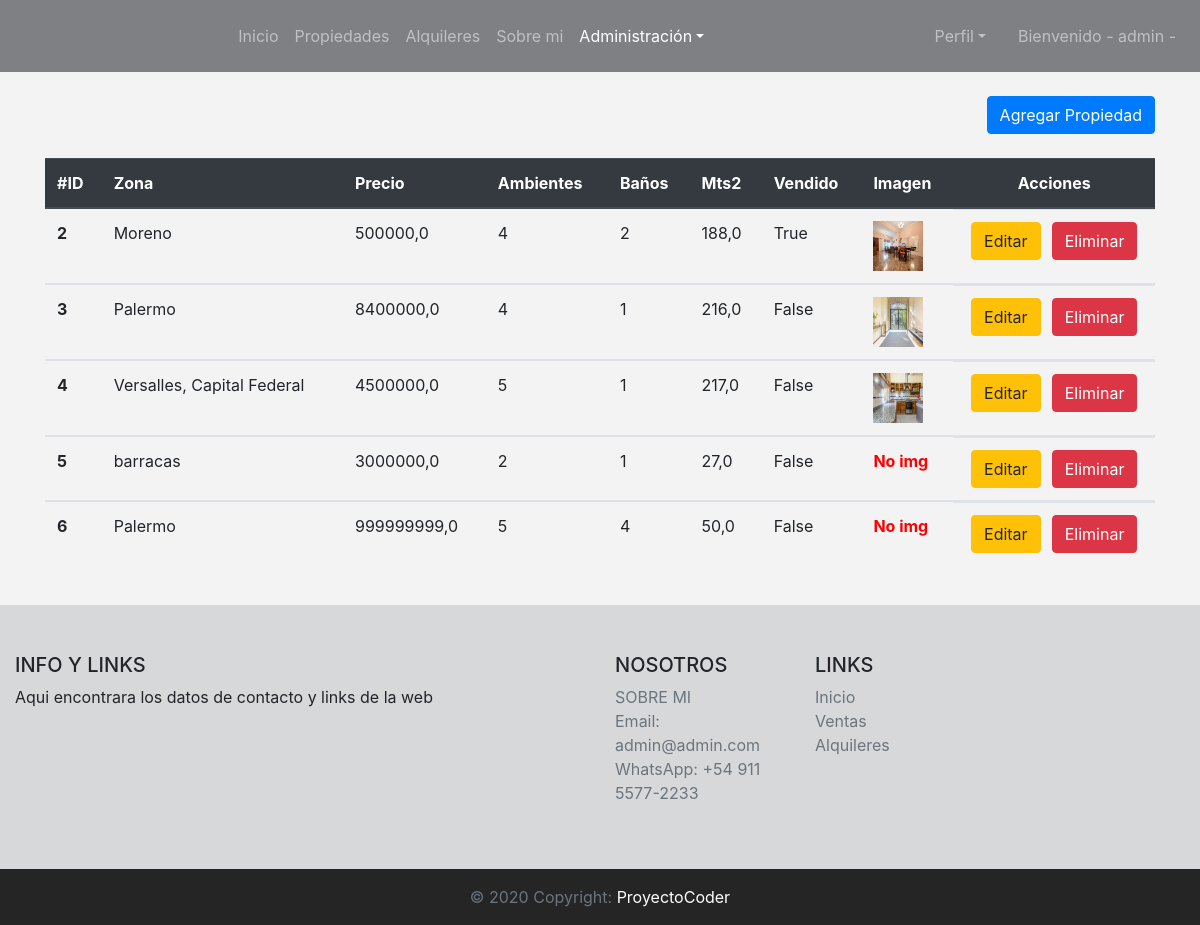
Page /sales/crud-sale/ (signed in) on the committed database.
### sales/models.py (models this page shows, shortened)
class Sale(models.Model):
    title = models.CharField(max_length=50, verbose_name='Titutlo')
    zone = models.CharField(max_length=35, verbose_name='Zona')
    description = models.CharField(max_length=300)
    price = models.FloatField(verbose_name='Precio')
    environments = models.IntegerField(verbose_name='Ambientes')
    toilets = models.IntegerField(verbose_name='Baños')
    area = models.FloatField()
    sold = models.BooleanField(verbose_name='Vendido')
    sale_image = models.ImageField(upload_to='sales_image', null=True, blank=True, verbose_name='Imagen')
    class Meta:
        verbose_name = 'Venta'
        verbose_name_plural = 'Ventas'

### sales/views.py (the view)
# urls.py: path('crud-sale/', crud_sales, name='crud_sale'),
@staff_member_required
def crud_sales(request):
    if 'search' in request.GET:
        search = request.GET['search']
        sales = Sale.objects.filter(title__icontains=search)
    else:
        sales = Sale.objects.all()
    context = {
        'sales': sales,
    }
    return render(request, 'sales/crud_sale.html', context=context)

### templates/sales/crud_sale.html (shortened to what this page needs)
{% extends 'base.html' %}
{% block crud %}
<li class="nav-item dropdown active">
{% endblock %}
{% block content %}
<br>
<div class="container">
    <div class="text-right">
        <a href="/sales/create-sale" class="btn btn-primary text-right">Agregar Propiedad</a>
    </div>
    <br>
    <table class="table">
        <thead class="thead-dark">
            <tr>
                <th scope="col">#ID</th>
                <th scope="col">Zona</th>
                <th scope="col">Precio</th>
                <th scope="col">Ambientes</th>
                <th scope="col">Baños</th>
                <th scope="col">Mts2</th>
                <th scope="col">Vendido</th>
                <th scope="col">Imagen</th>
                <th scope="col" class="text-center">Acciones</th>
            </tr>
        </thead>
        {% for sale in sales %}
        <tbody>
            <tr>
                <th scope="row">{{sale.id}}</th>
                <td>{{sale.zone}}</td>
                <td>{{sale.price}}</td>
                <td>{{sale.environments}}</td>
                <td>{{sale.toilets}}</td>
                <td>{{sale.area}}</td>
                <td>{{sale.sold}}</td>
                {% if sale.sale_image.url != '' %}
                    <td><img src="{{sale.sale_image.url}}" width="50" height="50" alt=""></td>
                {% else %}
                    <td class="font-weight-bold" style="color: red;">No img</td>
                {% endif %}
                <td class="d-flex justify-content-around"><a href="/sales/update-sale/{{sale.pk}}/" class="btn btn-warning">Editar</a><a href="/sales/delete-sale/{{sale.pk}}/" class="btn btn-danger">Eliminar</a></td>
            </tr>
        </tbody>
        {% endfor %}
    </table>
</div>
{% endblock %}

### templates/base.html (shortened to what this page needs)
<!DOCTYPE html>
<html lang="en">
<head>
    <link rel="stylesheet" href="https://cdn.jsdelivr.net/npm/bootstrap@4.6.2/dist/css/bootstrap.min.css">
</head>
<body style="background-color: #f3f3f3;">
    <header>
        <nav class="navbar navbar-expand-lg navbar-dark" style="background-color: #7f8084;">
            <div class="collapse navbar-collapse text-center" id="navbarSupportedContent">
                <div class="navbar-nav ml-auto mr-auto mt-2 mb-2">
                        <a class="nav-link" href="/">Inicio</a>
                        <a class="nav-link" href="/sales/list-sale/">Propiedades</a>
                        <a class="nav-link" href="/rentals/list-rental/">Alquileres</a>
                        <a class="nav-link" href="/about/">Sobre mi</a>
                    {% if request.user.is_authenticated %}
                        {% if request.user.is_superuser %}
                            {% block crud %}{% endblock %}
                                <a class="nav-link dropdown-toggle" href="#" role="button" data-toggle="dropdown" aria-expanded="false">Administración</a>
                            </li>
                        {% endif %}
                    {% endif %}
                </div>
                {% if request.user.is_authenticated %}
                <div class="navbar-nav">
                    <li class="nav-item dropdown">
                        <a class="nav-link dropdown-toggle mr-2" href="#" role="button" data-toggle="dropdown" aria-expanded="false">Perfil</a>
                    </li>
                <div>
                <div class="navbar-nav d-none d-lg-block">
                    <li class="nav-item">
                        <a class="nav-link ml-2" href="#">Bienvenido - {{request.user}} -</a>
                    </li>
                </div>
                {% endif %}
            </div>
        </nav>
    </header>
{% block content %}
{% endblock %}
<footer class="page-footer font-small blue pt-4">
    <div class="container-fluid text-center text-md-left" style="background-color: #d7d8da;">
      <br>
      <br>
      <div class="row">
        <div class="col-md-6 mt-md-0 mt-3">
          <h5 class="text-uppercase">Info y Links</h5>
          <p>Aqui encontrara los datos de contacto y links de la web</p>
        </div>
        <div class="col-md-2 mb-md-0 mb-3">
          <h5 class="text-uppercase">Nosotros</h5>
          <ul class="list-unstyled">
            <li>
              <a href="/about/" class="text-muted">SOBRE MI</a>
            </li>
            <li>
              <a href="mailto:admin@admin.com" class="text-muted">Email: admin@admin.com</a>
            </li>
            <li>
              <a href="https://wa.me/1153742335/?text=Hola!" class="text-muted">WhatsApp: +54 911 5577-2233</a>
            </li>
          </ul>
        </div>
        <div class="col-md-2 mb-md-0 mb-3">
          <h5 class="text-uppercase">Links</h5>
          <ul class="list-unstyled">
            <li>
              <a href="/" class="text-muted">Inicio</a>
            </li>
            <li>
              <a href="/sales/list-sale/" class="text-muted">Ventas</a>
            </li>
            <li>
              <a href="/rentals/list-rental/" class="text-muted">Alquileres</a>
            </li>
          </ul>
        </div>
      </div>
      <br>
      <br>
    </div>
    <div class="footer-copyright text-center py-3 text-white text-muted" style="background-color: #262526;">© 2020 Copyright:
      <a href="/" class="text-white"> ProyectoCoder</a>
    </div>
  </footer>
</body>
</html>

### rows in the picture
Sale: id "2", zone "Moreno", price "500000,0", environments "4", toilets "2", area "188,0", sold "True", sale_image (picture)
Sale: id "3", zone "Palermo", price "8400000,0", environments "4", toilets "1", area "216,0", sold "False", sale_image (picture)
Sale: id "4", zone "Versalles, Capital Federal", price "4500000,0", environments "5", toilets "1", area "217,0", sold "False", sale_image (picture)
Sale: id "5", zone "barracas", price "3000000,0", environments "2", toilets "1", area "27,0", sold "False", sale_image "No img"
Sale: id "6", zone "Palermo", price "999999999,0", environments "5", toilets "4", area "50,0", sold "False", sale_image "No img"

### other values in the picture
{{ request.user }} "admin"
